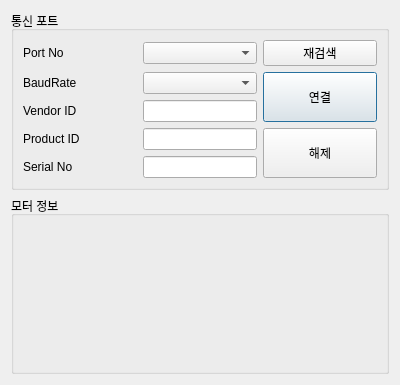
<?xml version="1.0" encoding="UTF-8"?>
<ui version="4.0">
 <class>motorConnect</class>
 <widget class="QDialog" name="motorConnect">
  <property name="geometry">
   <rect>
    <x>0</x>
    <y>0</y>
    <width>400</width>
    <height>385</height>
   </rect>
  </property>
  <property name="font">
   <font>
    <pointsize>9</pointsize>
   </font>
  </property>
  <property name="windowTitle">
   <string>Dialog</string>
  </property>
  <layout class="QGridLayout" name="gridLayout_2">
   <item row="0" column="0">
    <widget class="QGroupBox" name="groupBox_Motor">
     <property name="title">
      <string>통신 포트</string>
     </property>
     <layout class="QGridLayout" name="gridLayout">
      <item row="1" column="1">
       <widget class="QComboBox" name="comboBox_BaudRate"/>
      </item>
      <item row="2" column="0">
       <widget class="QLabel" name="label_3">
        <property name="text">
         <string>Vendor ID</string>
        </property>
       </widget>
      </item>
      <item row="3" column="1">
       <widget class="QLineEdit" name="lineEdit_PID">
        <property name="sizePolicy">
         <sizepolicy hsizetype="Preferred" vsizetype="Fixed">
          <horstretch>0</horstretch>
          <verstretch>0</verstretch>
         </sizepolicy>
        </property>
        <property name="readOnly">
         <bool>true</bool>
        </property>
       </widget>
      </item>
      <item row="2" column="1">
       <widget class="QLineEdit" name="lineEdit_VID">
        <property name="sizePolicy">
         <sizepolicy hsizetype="Preferred" vsizetype="Fixed">
          <horstretch>0</horstretch>
          <verstretch>0</verstretch>
         </sizepolicy>
        </property>
        <property name="readOnly">
         <bool>true</bool>
        </property>
       </widget>
      </item>
      <item row="0" column="0">
       <widget class="QLabel" name="label">
        <property name="text">
         <string>Port No</string>
        </property>
       </widget>
      </item>
      <item row="4" column="1">
       <widget class="QLineEdit" name="lineEdit_SerialNo">
        <property name="sizePolicy">
         <sizepolicy hsizetype="Preferred" vsizetype="Fixed">
          <horstretch>0</horstretch>
          <verstretch>0</verstretch>
         </sizepolicy>
        </property>
        <property name="readOnly">
         <bool>true</bool>
        </property>
       </widget>
      </item>
      <item row="4" column="0">
       <widget class="QLabel" name="label_5">
        <property name="text">
         <string>Serial No</string>
        </property>
       </widget>
      </item>
      <item row="3" column="0">
       <widget class="QLabel" name="label_4">
        <property name="text">
         <string>Product ID</string>
        </property>
       </widget>
      </item>
      <item row="1" column="0">
       <widget class="QLabel" name="label_2">
        <property name="text">
         <string>BaudRate</string>
        </property>
       </widget>
      </item>
      <item row="0" column="1">
       <widget class="QComboBox" name="comboBox_PortNo"/>
      </item>
      <item row="1" column="2" rowspan="2">
       <widget class="QPushButton" name="pushButton_motorConnect">
        <property name="sizePolicy">
         <sizepolicy hsizetype="Preferred" vsizetype="Preferred">
          <horstretch>0</horstretch>
          <verstretch>0</verstretch>
         </sizepolicy>
        </property>
        <property name="text">
         <string>연결</string>
        </property>
       </widget>
      </item>
      <item row="0" column="2">
       <widget class="QPushButton" name="pushButton_motorRefresh">
        <property name="text">
         <string>재검색</string>
        </property>
       </widget>
      </item>
      <item row="3" column="2" rowspan="2">
       <widget class="QPushButton" name="pushButton_motorDisconnect">
        <property name="sizePolicy">
         <sizepolicy hsizetype="Preferred" vsizetype="Preferred">
          <horstretch>0</horstretch>
          <verstretch>0</verstretch>
         </sizepolicy>
        </property>
        <property name="text">
         <string>해제</string>
        </property>
       </widget>
      </item>
     </layout>
    </widget>
   </item>
   <item row="1" column="0">
    <widget class="QGroupBox" name="groupBox_Camera">
     <property name="title">
      <string>모터 정보</string>
     </property>
    </widget>
   </item>
  </layout>
 </widget>
 <resources/>
 <connections/>
</ui>
